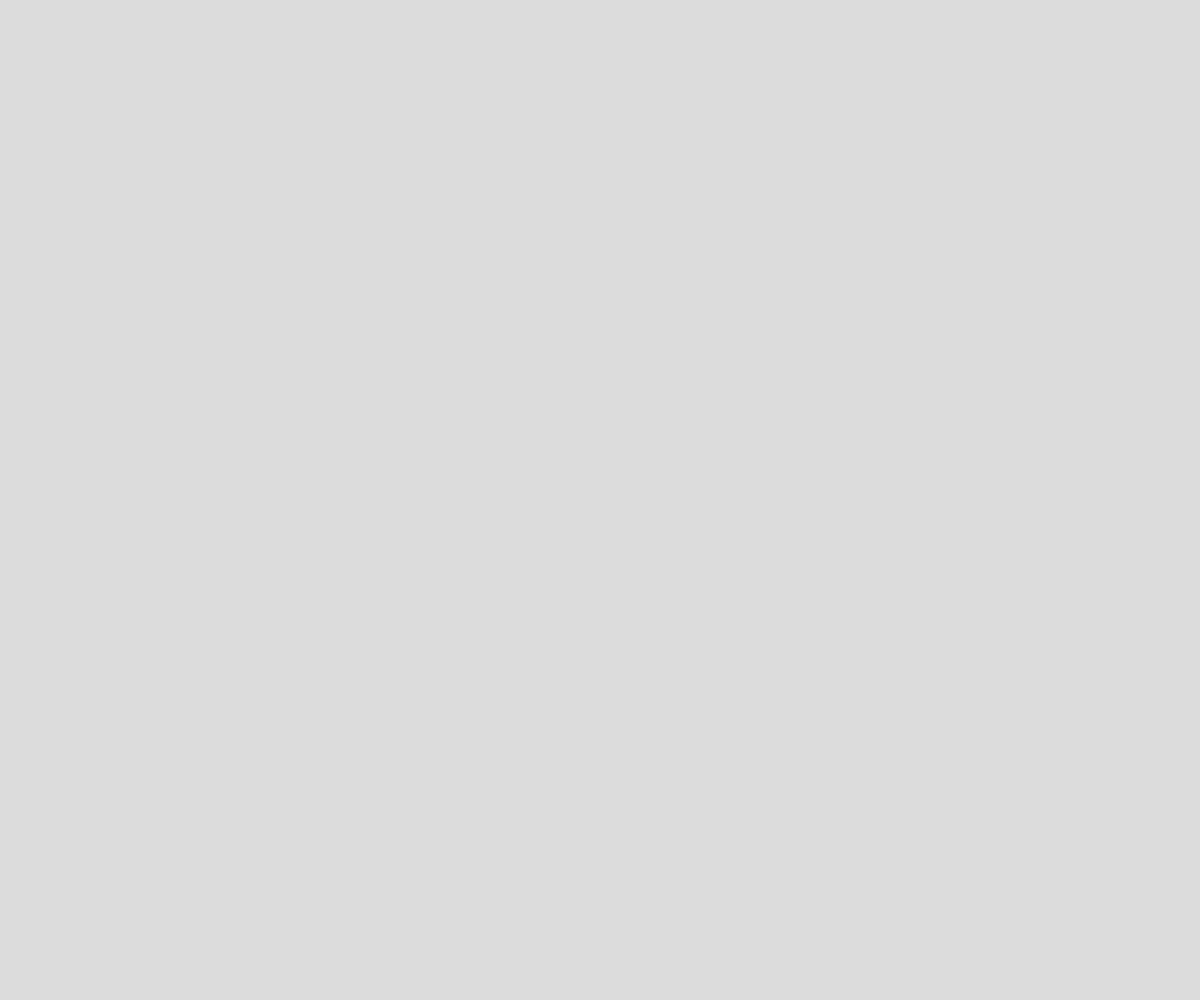
Frame 1 (no input)
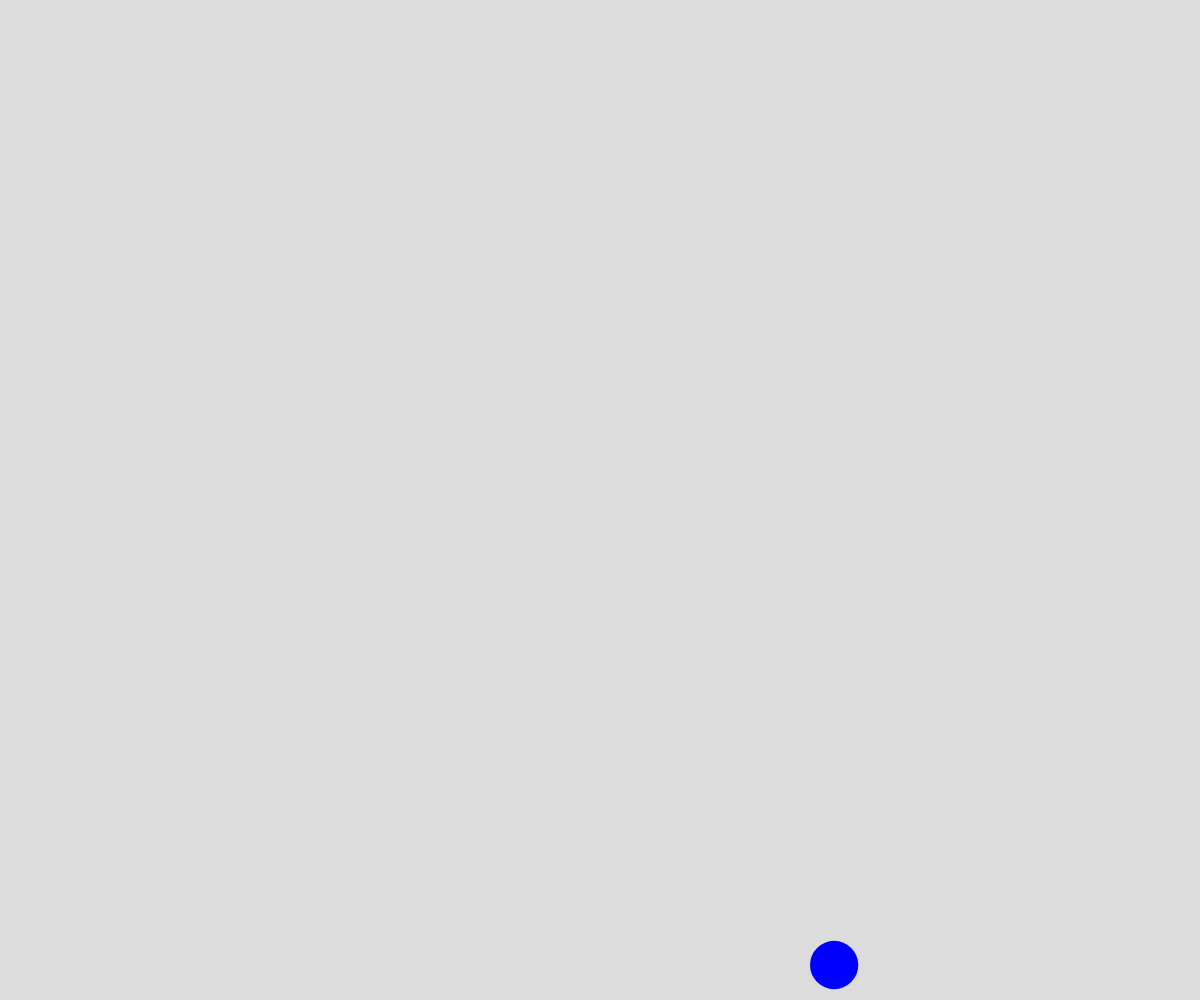
Frame 60 (no input)
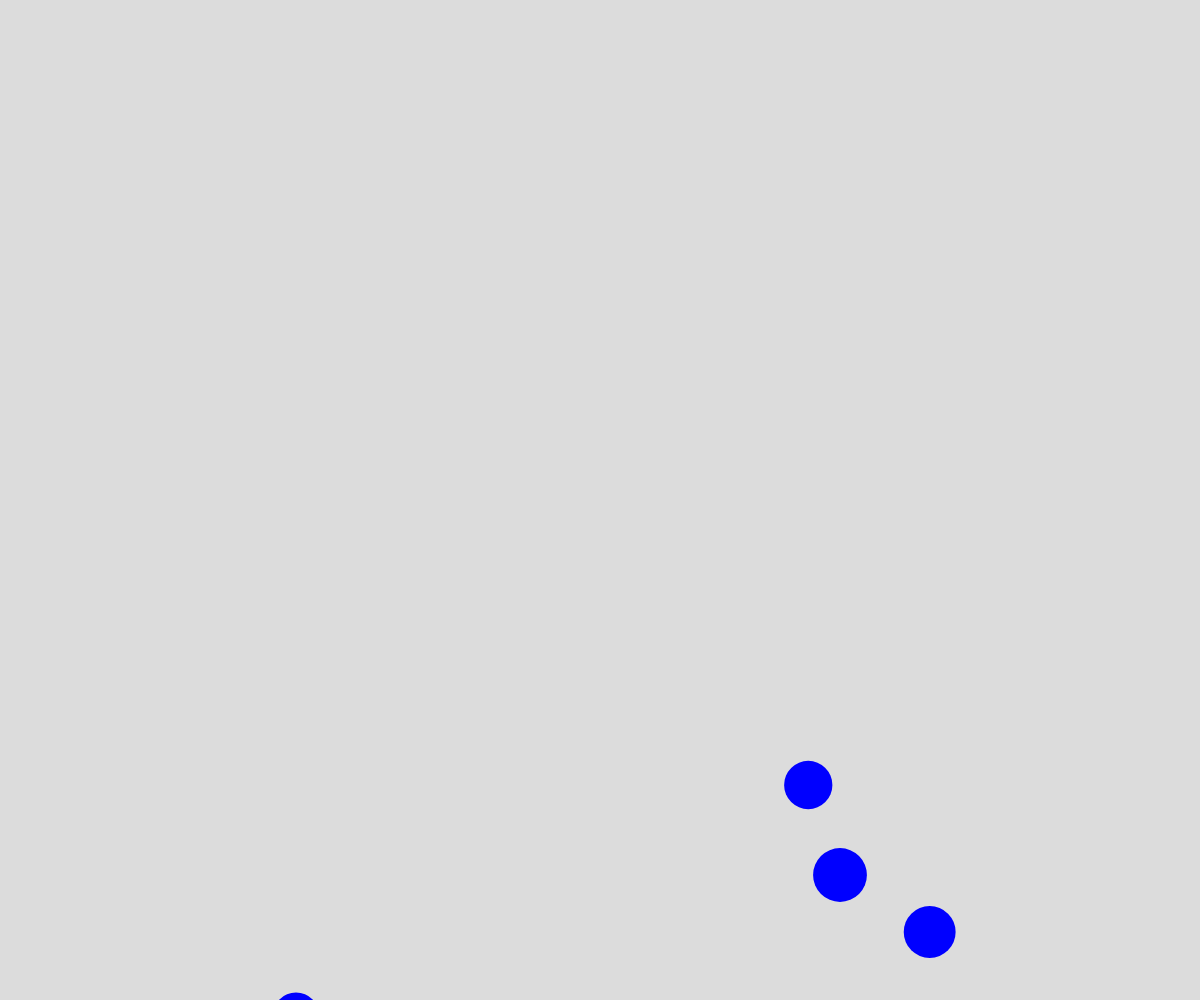
Frame 120 (the mouse pressed at the canvas centre since frame 60)

The p5.js sketch that drew these frames (run headless with seeded random() and noise() and a simulated clock; from frame 60 on, the mouse is pressed at the canvas centre):

// p5.js sketch
// ── sketch.js
// Bubble OOP Demo

let theBubbles = [];

function setup() {
  createCanvas(windowWidth, windowHeight);

  //runs the spawnBubble function every half second
  window.setInterval(spawnBubble, 500); 
}

function draw() {
  background(220);
  for (let i = theBubbles.length-1; i >= 0; i--) {
    if (theBubbles[i].isPopped) {
      theBubbles.splice(i, 1);
    }
    else {
      theBubbles[i].move();
      theBubbles[i].display();
    }
  }
}

function spawnBubble() {
  let someBubble = new Bubble();
  theBubbles.push(someBubble);
}

class Bubble {
  constructor() {
    this.x = random(width);
    this.y = height + 100;
    this.dx = 0;
    this.dy = -3;
    this.radius = random(20, 40);
    this.theta = 0;
    this.isAlive = true;
    this.whenIDied = 0;
    this.waitTime = 1000;
    this.isPopped = false;
  }

  move() {
    //stop when at top of screen
    if (this.y - this.radius > 0) {
      //basic movement
      this.x += this.dx;
      this.y += this.dy;
  
      //randomly move left/right
      this.dx = map(noise(this.theta), 0, 1, -5, 5);
      this.theta += 0.02;
    }
    //when it hits the top
    else if (this.isAlive) {
      this.isAlive = false;
      this.whenIDied = millis();
    }
    //stuck on the top
    else {
      if (millis() > this.whenIDied + this.waitTime) {
        this.isPopped = true;
      }
    }
  }

  display() {
    if (!this.isPopped) {
      noStroke();
      fill("blue");
      ellipse(this.x, this.y, this.radius*2, this.radius*2);
    }
  }
}
